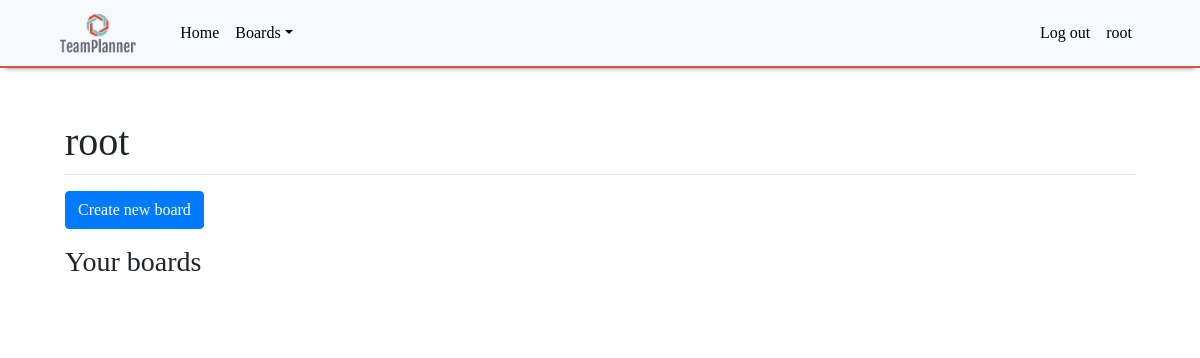
Before: / (signed in) with the older database file.
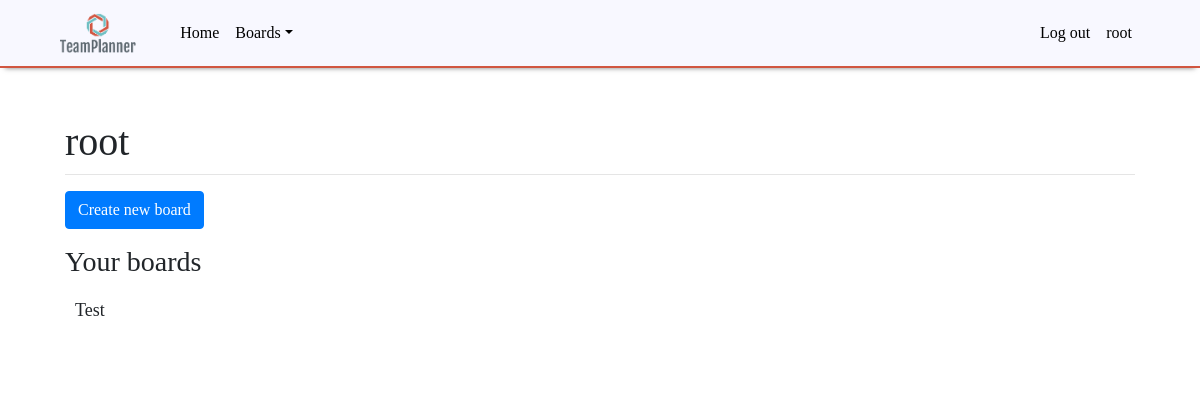
After: the same page with the newer database file.
### mysite/apps/boards/models.py (models this page shows, shortened)
class Board(models.Model):
    users = models.ManyToManyField(User, related_name='boards')
    board_title = models.CharField('Name of title', max_length=200)
    pub_date = models.DateTimeField("Date of publication")
    class Meta:
        verbose_name = 'Доска'
        verbose_name_plural = 'Доски'

### mysite/apps/account_pages/views.py (the view)
# urls.py: path('', views.main, name='account_pages'),
def main(request):
    board_list = Board.objects.order_by('pub_date')
    column_list = Column.objects.all()
    return render(request, 'account_pages/home.html', {'board_list': board_list, 'column_list': column_list})

### mysite/templates/account_pages/home.html (shortened to what this page needs)
{% extends 'account_pages/base.html' %}
{% block content %}
    {% if user.is_authenticated %}
        <p>
            <a class="btn btn-primary" href="/boards/create_board">Create new board</a>
        </p>
        <h3>Your boards</h3>
        {% if user.boards %}
            {% for board in user.boards.all %}
                <a class="dropdown-item item-list" href="{% url 'boards:detail' board.id%}">{{board.board_title}}</a>
            {% endfor %}
        {% else %}
            <div class="alert alert-info">
                Not Found. Create your first board!
            </div>
        {% endif %}
        <br>
    {% endif %}
{% endblock %}

Changed rows visible on the page:
added Board: board_title "Test"
